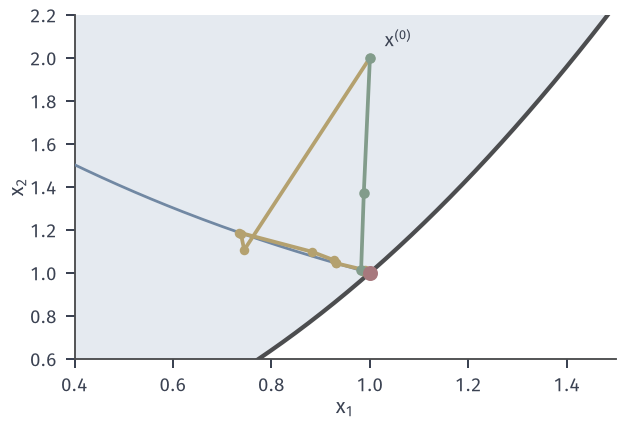

Python code for this plot:
from pathlib import Path
import sys
ROOT = next(p for p in Path(__file__).resolve().parents if (p/"build.sh").is_file() and (p/"tex/book.tex").is_file())
sys.path.insert(0, str(ROOT/"figures/05-optimization/06-constrained-optimization/matplotlib/nlipm-common"))
from nlipm import *
OUT = Path(__file__).resolve().parent
# Primal-dual iterates against barrier Newton iterates on the running example.
pd = np.array([r['x'] for r in pd_ipm([1, 2], [1, 2], [1, .5], sigma=.2, eta=.9, tol=1e-6)])
bm = barrier_method([1, 2], 1., .2, tol=1e-6, inner=1e-6)['path']
pth = np.array([c for _, c in central_path(np.logspace(1, -5, 300))])
fig, ax = figure(width_mm=88, height_mm=60)
u = np.linspace(.3, 1.6, 200); ax.fill_between(u, u**2, 2.3, color=BLUE_FILL, lw=0, zorder=0); ax.plot(u, u**2, color=EDGE, lw=1.7, zorder=2)
ax.plot(pth[:, 0], pth[:, 1], color=BLUE, lw=1.1, zorder=3)
ax.plot(bm[:, 0], bm[:, 1], color=YELLOW, lw=1.5, marker='o', ms=2.8, zorder=4)
ax.plot(pd[:, 0], pd[:, 1], color=GREEN, lw=1.5, marker='o', ms=3.2, zorder=5)
ax.plot(*XSTAR, 'o', color=RED, ms=5, zorder=7)
ax.text(1.03, 2.05, '$x^{(0)}$', fontsize=7.5)
ax.set_xlim(.4, 1.5); ax.set_ylim(.6, 2.2); ax.set_xlabel('$x_1$', labelpad=1); ax.set_ylabel('$x_2$', labelpad=1)
save(fig, OUT, 'figure', {'pd_points': len(pd), 'barrier_points': len(bm)})
